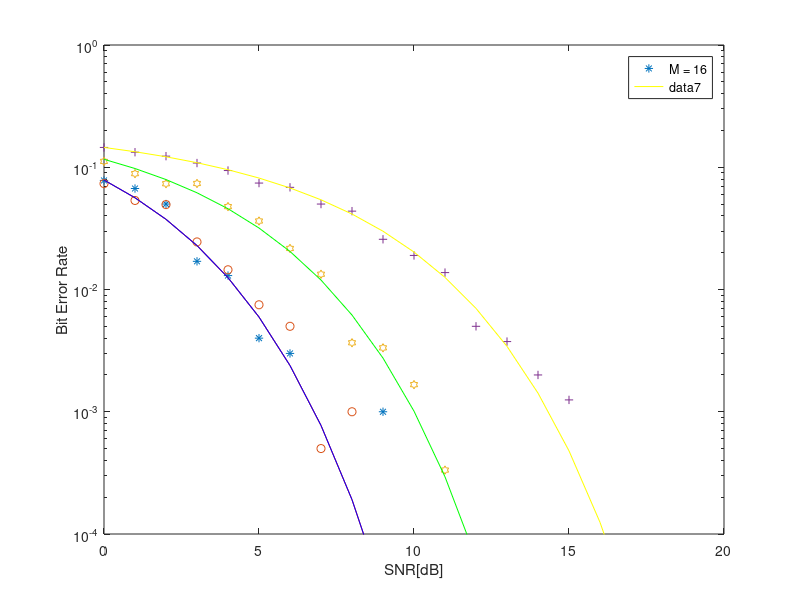
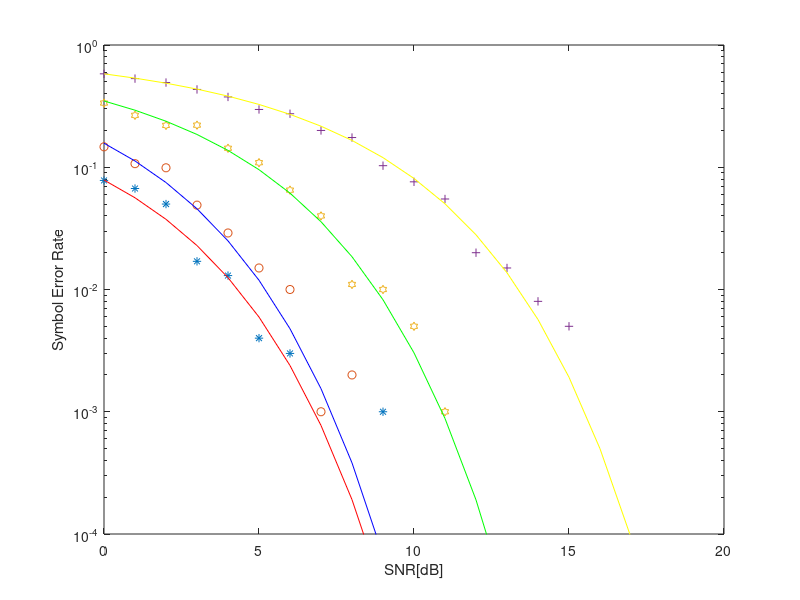

Write MATLAB code to recreate these figures, in order.
clc; clear all; close all;
for M = 2 .^ (1 : 4) %M-ary %2 4 8 16
N = 1000;
k = log2(M);
snr_in_dB = 0 : 1 : 20;
E = 1; % energy per symbol
snr = 10 .^ (snr_in_dB / 10); % signal-to-noise ratio
sgma = sqrt(E ./ (2 * k * snr)); % noise variance %要改成general form %越大干擾越大
BER = zeros(1 , length(snr_in_dB));

BPSK_BER_theo = erfc(sqrt(snr)) / 2; % 2 4 BER %2 SER
BPSK_SER_theo = erfc(sqrt(snr)) / 2; % 2 4 BER %2 SER
QPSK_BER_theo = erfc(sqrt(snr)) / 2; 
QPSK_SER_theo = erfc(sqrt(snr));% 4 SER
EIGHT_BER_theo = erfc(sqrt(3 * snr) * sin(pi / 8))/3; % 8 BER 
EIGHT_SER_theo = EIGHT_BER_theo * 3; %8 SER
SIXTEEN_BER_theo = erfc(sqrt(4 * snr) * sin(pi / 16)) / 4; % 16 BER
SIXTEEN_SER_theo = SIXTEEN_BER_theo * 4; %16 SER

two_gray = [ 0 ; 1 ];

four_gray = [ 0 0 ; 0 1 ; 1 1 ; 1 0 ];

eight_gray = [ 0 0 0 ; 0 0 1 ; 0 1 1 ; 0 1 0 ; 1 1 0 ; 1 1 1 ; 1 0 1 ; 1 0 0 ];

sixteen_gray = [ 0 0 0 0 ; 0 0 0 1 ; 0 0 1 1 ; 0 0 1 0 ; 0 1 1 0 ; 0 1 1 1 ; 0 1 0 1 ; 0 1 0 0 ; 1 1 0 0 ; 1 1 0 1 ; 1 1 1 1 ; 1 1 1 0 ; 1 0 1 0 ; 1 0 1 1 ; 1 0 0 1 ; 1 0 0 0 ];

for t = 1 : length(snr_in_dB)
    symbolerror = 0;
    numofbiterror = 0;
    numofsymbolerror = 0;

    for i = 1 : N

        for m = 1 : M 
            s(m,:) = [sqrt(E)*cos(m*(2*pi/M)),sqrt(E)*sin(m*(2*pi/M))]; %signal mapping
        end
        
        n(1) = normrnd(0,sgma(t)); 
        n(2) = normrnd(0,sgma(t));
        a = randi(M);
        decis_index = 0;
        r = [];
        r = s(a,:) + n; %add noise to received signal

        for l = 1 : M %find maximum distance
            c(l) = (r(1) - s(l,1))^2 + (r(2) - s(l,2))^2;
        end 
        
        [min_c decis_index] = min(c);

        if(M == 2)
            if (two_gray(decis_index) ~= two_gray(a))
                numofbiterror = numofbiterror + 1;
            elseif (two_gray(decis_index) ~= two_gray(a))
                numofbiterror = numofbiterror + 1;
            end
            if (decis_index ~= a)
                numofsymbolerror = numofsymbolerror + 1;
            end
            Pb = numofbiterror / (k * N);
            Ps = numofsymbolerror / N;
        end
        if(M == 4)
            if (four_gray(decis_index,1) ~= four_gray(a,1))
                numofbiterror = numofbiterror + 1;
            elseif (four_gray(decis_index,2) ~= four_gray(a,2))
                numofbiterror = numofbiterror + 1;
            end
            if (decis_index ~= a)
                numofsymbolerror = numofsymbolerror + 1;
            end
            Pb = numofbiterror / (k * N);
            Ps = numofsymbolerror / N;
        end    
        if(M == 8)
            if (eight_gray(decis_index,1) ~= eight_gray(a,1))
                numofbiterror = numofbiterror + 1;
            elseif (eight_gray(decis_index,2) ~= eight_gray(a,2))
                numofbiterror = numofbiterror + 1;
            elseif (eight_gray(decis_index,3) ~= eight_gray(a,3))
                numofbiterror = numofbiterror + 1;
            end
            if (decis_index ~= a)
                numofsymbolerror = numofsymbolerror + 1;
            end
            Pb = numofbiterror / (k * N);
            Ps = numofsymbolerror / N;
        end
        if(M == 16)
            if (sixteen_gray(decis_index,1) ~= sixteen_gray(a,1))
                numofbiterror = numofbiterror + 1;
            elseif (sixteen_gray(decis_index,2) ~= sixteen_gray(a,2))
                numofbiterror = numofbiterror + 1;
            elseif (sixteen_gray(decis_index,3) ~= sixteen_gray(a,3))
                numofbiterror = numofbiterror + 1;
            elseif (sixteen_gray(decis_index,4) ~= sixteen_gray(a,4))
                numofbiterror = numofbiterror + 1;
            end
            if (decis_index ~= a)
                numofsymbolerror = numofsymbolerror + 1;
            end
            Pb = numofbiterror / (k * N);
            Ps = numofsymbolerror / N;
        end
    BER(t) = Pb;
    SER(t) = Ps;
    end
end

figure(1)
    if(M == 2)
        semilogy(snr_in_dB , BER , '*');
        legend('M = 2');
        hold on;
        semilogy(snr_in_dB , BPSK_BER_theo,'-r');
        axis([0 20 1e-4 1]);
        xlabel('SNR[dB]');                                    
        ylabel('Bit Error Rate'); 
    end
    if(M == 4)
        semilogy(snr_in_dB , BER , 'o');
        legend('M = 4');
        hold on;
        semilogy(snr_in_dB , QPSK_BER_theo,'-b');
        axis([0 20 1e-4 1]);
        xlabel('SNR[dB]');                                    
        ylabel('Bit Error Rate'); 
    end
    if(M == 8)
        semilogy(snr_in_dB , BER , 'h');
        legend('M = 8');
        hold on;
        semilogy(snr_in_dB , EIGHT_BER_theo,'-g');
        axis([0 20 1e-4 1]);
        xlabel('SNR[dB]');                                    
        ylabel('Bit Error Rate'); 
    end
    if(M == 16)
        semilogy(snr_in_dB , BER , '+');
        legend('M = 16');
        hold on;
        semilogy(snr_in_dB , SIXTEEN_BER_theo,'-y');
        axis([0 20 1e-4 1])
        xlabel('SNR[dB]')                                    
        ylabel('Bit Error Rate'); 
    end


figure(2)
    if(M == 2)
        semilogy(snr_in_dB , SER , '*');
        hold on;
        semilogy(snr_in_dB , BPSK_SER_theo ,'r');
        axis([0 20 1e-4 1])
        xlabel('SNR[dB]')                                    
        ylabel('Symbol Error Rate'); []
    end
    if(M == 4)
        semilogy(snr_in_dB , SER , 'o');
        hold on;
        semilogy(snr_in_dB , QPSK_SER_theo ,'b');
        axis([0 20 1e-4 1])
        xlabel('SNR[dB]')                                    
        ylabel('Symbol Error Rate'); 
    end
    if(M == 8)
        semilogy(snr_in_dB , SER , 'h');
        hold on;
        semilogy(snr_in_dB , EIGHT_SER_theo ,'g');
        axis([0 20 1e-4 1])
        xlabel('SNR[dB]')                                    
        ylabel('Symbol Error Rate'); 
    end
    if(M == 16)
        semilogy(snr_in_dB , SER , '+');
        hold on;
        semilogy(snr_in_dB , SIXTEEN_SER_theo ,'y');
        axis([0 20 1e-4 1])
        xlabel('SNR[dB]')                                    
        ylabel('Symbol Error Rate'); 
    end
end
